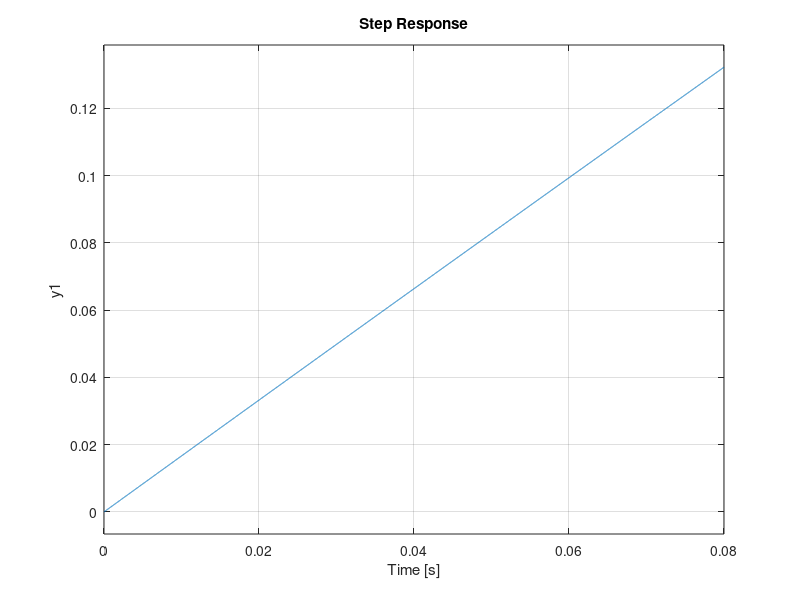

This chart was generated by the following MATLAB code:
% Here are my constants
L = 34E-6;
R = 1.38;
K_t = 0.23;
K_e = 0.0325;
B = 0.014;
K_b = 0.0;
J = 0.1;
tau_L = 0;

s = tf('s');

H = K_t/((K_t*K_e) + (s*L + R) * (J*s + B));
H

step(H)
%bode(H)
%pzmap(H);
%margin(H)
grid on
pole(H)
zero(H)

